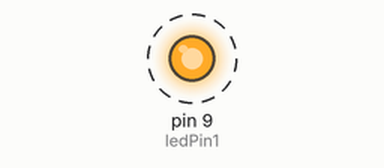
A sketch run on a simulated Arduino Uno, built with avr-gcc and run on an emulated ATmega328P. Shown: output pins drawn as LEDs (lit = HIGH). Dashed ring = blinking.

Above: at 0.05 s.
Timing chart, 0 to 3.0 s (numbered marks = the images above):
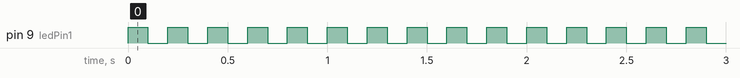

The sketch:

job7.ino
```cpp
const int ledPin1 = 9;
const int ledPin2 = 9;

const int delayTime = 100;

void setup() {
  pinMode(ledPin1, OUTPUT);
  pinMode(ledPin2, OUTPUT);
}

void loop() {
  digitalWrite(ledPin1, HIGH);
  digitalWrite(ledPin2, HIGH);
  delay(delayTime);

  digitalWrite(ledPin1, LOW);
  digitalWrite(ledPin2, LOW);
  delay(delayTime);
}
```

Measured:
- by itself, pin 9 (ledPin1): alternates HIGH for 0.10 s and LOW for 0.10 s
